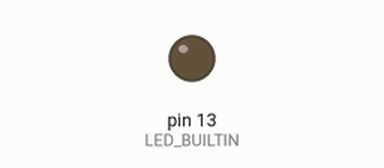
A sketch run on a simulated Arduino Uno, built with avr-gcc and run on an emulated ATmega328P. On the bench: output pins drawn as LEDs (lit = HIGH).

Above: at 0.05 s.
At 0.5 s:
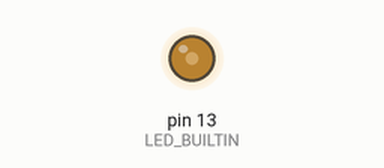
At 0.95 s:
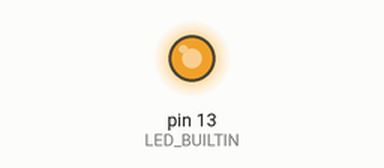
At 1.85 s:
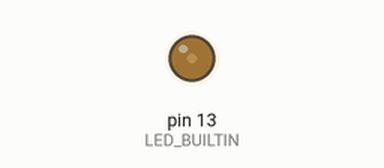
Timing chart, 0 to 4.6 s (numbered marks = the images above):
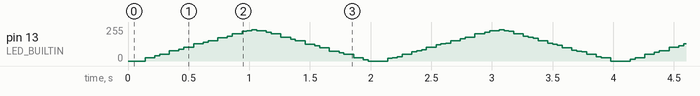

The sketch:

Dimmer_LED.ino
```cpp
void setup() {
  // put your setup code here, to run once:
  pinMode(LED_BUILTIN, OUTPUT);
}

int duty = 0;
int direction = 1;

void dimmer(int freq, int duty) {
  int period, onTime, offTime;
  period = 1000 / freq;
  onTime = period * duty / 100;
  offTime = period - onTime;
  digitalWrite(LED_BUILTIN, HIGH);
  delay(onTime);
  digitalWrite(LED_BUILTIN, LOW);
  delay(offTime);
}

void loop() {
  // put your main code here, to run repeatedly:
  dimmer(100, duty);
  duty += direction;
  if(duty == 100){
    direction = -1;
  }
  if(duty == 0){
    direction = 1;
  }
}
```
